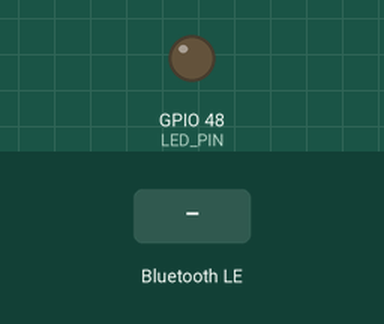
Bench run of a sketch on a simulated ESP32. On the bench: output pins drawn as LEDs (lit = HIGH). The inputs (shaded band) are chosen by the test bench. Nothing arrives over Bluetooth unless stated; a phone connects over Bluetooth LE 3 s after start; what the sketch prints to the serial monitor is not drawn.

Above: at 1.2 s.
1.3 s: Bluetooth LE write "ON" received
At 1.8 s:
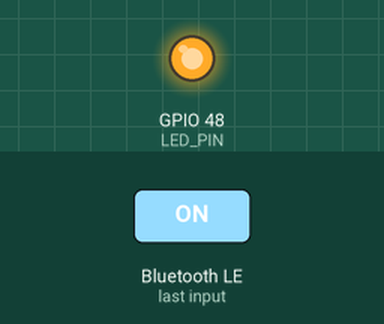
2.8 s: Bluetooth LE write "OFF" received
At 4.2 s:
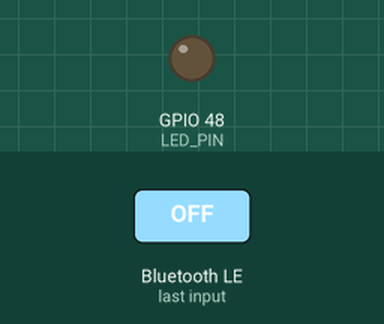
Timing chart, 0 to 5.8 s (numbered marks = the images above; inputs shaded):
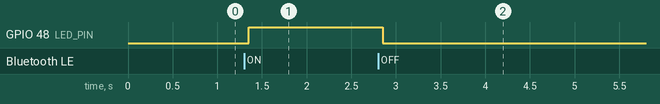

The sketch:

ESP32_LED_Control.ino
```cpp
#include <BLEDevice.h>
#include <BLEServer.h>
#include <BLEUtils.h>
#include <BLE2902.h>

#define SERVICE_UUID        "91bad492-b950-4226-aa2b-4ede9fa42f59"
#define CHARACTERISTIC_UUID "cba1d466-344c-4be3-ab3f-189f80dd7518"
#define LED_PIN 48

// Callback para leitura dos dados recebidos (características)
class MyCallbacks : public BLECharacteristicCallbacks {
  void onWrite(BLECharacteristic* pCharacteristic) override {
    String rxValue = pCharacteristic->getValue();

    if (rxValue.length() > 0) {
      Serial.print("Comando recebido: ");
      Serial.println(rxValue);

      if (rxValue == "ON") {
        digitalWrite(LED_PIN, HIGH);
        Serial.println("LED LIGADO");
      } else if (rxValue == "OFF") {
        digitalWrite(LED_PIN, LOW);
        Serial.println("LED DESLIGADO");
      } else {
        Serial.println("Comando desconhecido.");
      }
    }
  }
};

// Callback para saber quando o cliente BLE conecta ou desconecta
class MyServerCallbacks : public BLEServerCallbacks {
  void onConnect(BLEServer* pServer) override {
    Serial.println("✅ Dispositivo conectado via BLE");
  }

  void onDisconnect(BLEServer* pServer) override {
    Serial.println("❌ Dispositivo desconectado");
  }
};

void setup() {
  Serial.begin(115200);
  pinMode(LED_PIN, OUTPUT);

  // Inicializa BLE
  BLEDevice::init("ESP32_LED_Control");
  BLEServer *pServer = BLEDevice::createServer();
  pServer->setCallbacks(new MyServerCallbacks());  // <- adicionando callback de conexão

  BLEService *pService = pServer->createService(SERVICE_UUID);

  BLECharacteristic *pCharacteristic = pService->createCharacteristic(
                                         CHARACTERISTIC_UUID,
                                         BLECharacteristic::PROPERTY_WRITE
                                       );

  pCharacteristic->setCallbacks(new MyCallbacks());
  pCharacteristic->addDescriptor(new BLE2902());

  pService->start();
  BLEAdvertising *pAdvertising = BLEDevice::getAdvertising();
  pAdvertising->start();

  Serial.println("🔄 Aguardando conexão BLE...");
}

void loop() {
  // Nada no loop por enquanto
}
```

Measured:
- after the input at 1.3 s, GPIO 48 (LED_PIN): LOW → HIGH after 0.05 s
- after the input at 2.8 s, GPIO 48 (LED_PIN): HIGH → LOW after 0.05 s
